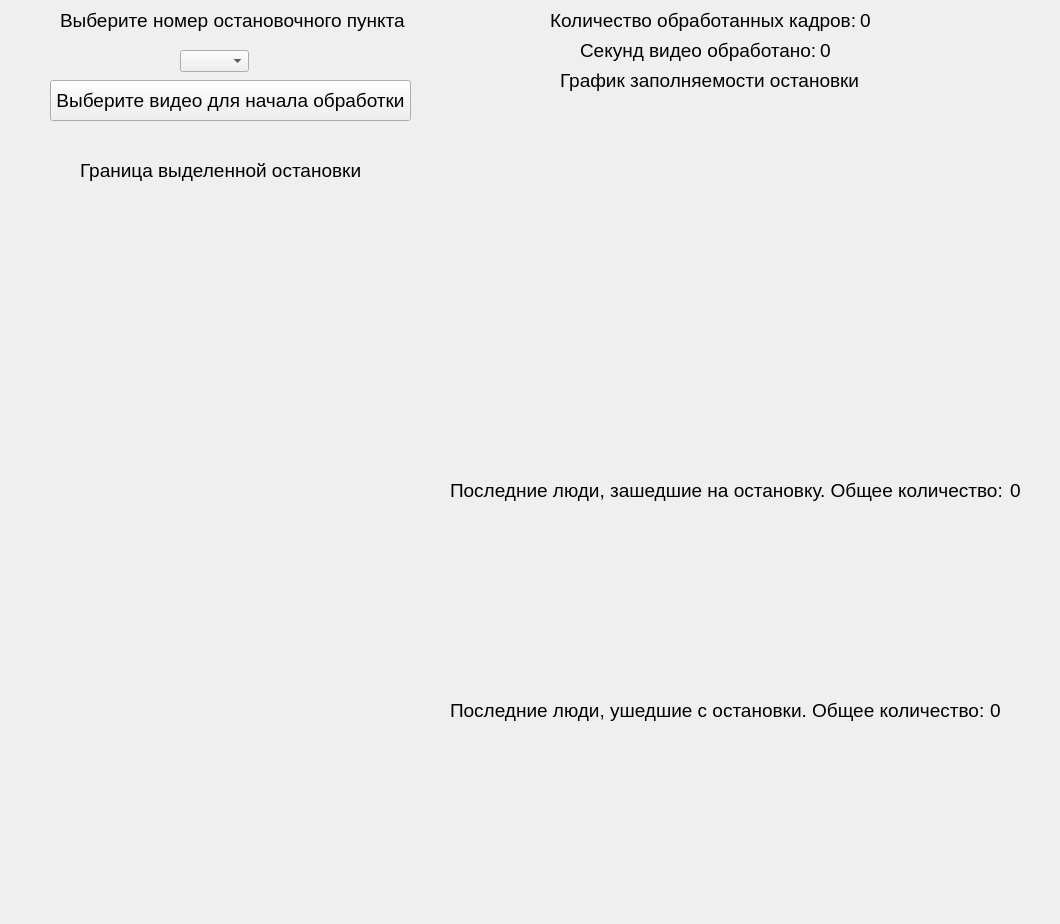
<?xml version="1.0" encoding="UTF-8"?>
<ui version="4.0">
 <class>MainWindow</class>
 <widget class="QMainWindow" name="MainWindow">
  <property name="geometry">
   <rect>
    <x>0</x>
    <y>0</y>
    <width>1060</width>
    <height>924</height>
   </rect>
  </property>
  <property name="windowTitle">
   <string>Распознавание людей</string>
  </property>
  <widget class="QWidget" name="centralwidget">
   <widget class="QPushButton" name="videoLoadBtn">
    <property name="geometry">
     <rect>
      <x>50</x>
      <y>80</y>
      <width>361</width>
      <height>41</height>
     </rect>
    </property>
    <property name="font">
     <font>
      <pointsize>14</pointsize>
     </font>
    </property>
    <property name="text">
     <string>Выберите видео для начала обработки</string>
    </property>
   </widget>
   <widget class="QLabel" name="label_stop_area">
    <property name="geometry">
     <rect>
      <x>10</x>
      <y>190</y>
      <width>421</width>
      <height>721</height>
     </rect>
    </property>
    <property name="text">
     <string/>
    </property>
    <property name="scaledContents">
     <bool>true</bool>
    </property>
   </widget>
   <widget class="QLabel" name="label_2">
    <property name="geometry">
     <rect>
      <x>80</x>
      <y>160</y>
      <width>291</width>
      <height>21</height>
     </rect>
    </property>
    <property name="font">
     <font>
      <pointsize>14</pointsize>
     </font>
    </property>
    <property name="text">
     <string>Граница выделенной остановки</string>
    </property>
   </widget>
   <widget class="QLabel" name="label_graph">
    <property name="geometry">
     <rect>
      <x>460</x>
      <y>100</y>
      <width>531</width>
      <height>371</height>
     </rect>
    </property>
    <property name="text">
     <string/>
    </property>
    <property name="scaledContents">
     <bool>true</bool>
    </property>
   </widget>
   <widget class="QLabel" name="label_4">
    <property name="geometry">
     <rect>
      <x>560</x>
      <y>70</y>
      <width>311</width>
      <height>21</height>
     </rect>
    </property>
    <property name="font">
     <font>
      <pointsize>14</pointsize>
     </font>
    </property>
    <property name="text">
     <string>График заполняемости остановки</string>
    </property>
   </widget>
   <widget class="QLabel" name="label_in1">
    <property name="geometry">
     <rect>
      <x>490</x>
      <y>510</y>
      <width>90</width>
      <height>180</height>
     </rect>
    </property>
    <property name="text">
     <string/>
    </property>
    <property name="scaledContents">
     <bool>true</bool>
    </property>
   </widget>
   <widget class="QLabel" name="label_6">
    <property name="geometry">
     <rect>
      <x>450</x>
      <y>480</y>
      <width>561</width>
      <height>21</height>
     </rect>
    </property>
    <property name="font">
     <font>
      <pointsize>14</pointsize>
     </font>
    </property>
    <property name="text">
     <string>Последние люди, зашедшие на остановку. Общее количество:</string>
    </property>
   </widget>
   <widget class="QLabel" name="label_in2">
    <property name="geometry">
     <rect>
      <x>680</x>
      <y>510</y>
      <width>90</width>
      <height>180</height>
     </rect>
    </property>
    <property name="text">
     <string/>
    </property>
    <property name="scaledContents">
     <bool>true</bool>
    </property>
   </widget>
   <widget class="QLabel" name="label_in3">
    <property name="geometry">
     <rect>
      <x>870</x>
      <y>510</y>
      <width>90</width>
      <height>180</height>
     </rect>
    </property>
    <property name="text">
     <string/>
    </property>
    <property name="scaledContents">
     <bool>true</bool>
    </property>
   </widget>
   <widget class="QLabel" name="label_9">
    <property name="geometry">
     <rect>
      <x>450</x>
      <y>700</y>
      <width>541</width>
      <height>21</height>
     </rect>
    </property>
    <property name="font">
     <font>
      <pointsize>14</pointsize>
     </font>
    </property>
    <property name="text">
     <string>Последние люди, ушедшие с остановки. Общее количество:</string>
    </property>
   </widget>
   <widget class="QLabel" name="label_out1">
    <property name="geometry">
     <rect>
      <x>490</x>
      <y>730</y>
      <width>90</width>
      <height>180</height>
     </rect>
    </property>
    <property name="text">
     <string/>
    </property>
    <property name="scaledContents">
     <bool>true</bool>
    </property>
   </widget>
   <widget class="QLabel" name="label_out2">
    <property name="geometry">
     <rect>
      <x>680</x>
      <y>730</y>
      <width>90</width>
      <height>180</height>
     </rect>
    </property>
    <property name="text">
     <string/>
    </property>
    <property name="scaledContents">
     <bool>true</bool>
    </property>
   </widget>
   <widget class="QLabel" name="label_out3">
    <property name="geometry">
     <rect>
      <x>870</x>
      <y>730</y>
      <width>90</width>
      <height>180</height>
     </rect>
    </property>
    <property name="text">
     <string/>
    </property>
    <property name="scaledContents">
     <bool>true</bool>
    </property>
   </widget>
   <widget class="QLabel" name="label_13">
    <property name="geometry">
     <rect>
      <x>550</x>
      <y>10</y>
      <width>311</width>
      <height>21</height>
     </rect>
    </property>
    <property name="font">
     <font>
      <pointsize>14</pointsize>
     </font>
    </property>
    <property name="text">
     <string>Количество обработанных кадров:</string>
    </property>
   </widget>
   <widget class="QLabel" name="label_frame_number">
    <property name="geometry">
     <rect>
      <x>860</x>
      <y>10</y>
      <width>47</width>
      <height>21</height>
     </rect>
    </property>
    <property name="font">
     <font>
      <pointsize>14</pointsize>
     </font>
    </property>
    <property name="text">
     <string>0</string>
    </property>
   </widget>
   <widget class="QLabel" name="label_5">
    <property name="geometry">
     <rect>
      <x>580</x>
      <y>40</y>
      <width>241</width>
      <height>21</height>
     </rect>
    </property>
    <property name="font">
     <font>
      <pointsize>14</pointsize>
     </font>
    </property>
    <property name="text">
     <string>Секунд видео обработано:</string>
    </property>
   </widget>
   <widget class="QLabel" name="label_seconds_done">
    <property name="geometry">
     <rect>
      <x>820</x>
      <y>40</y>
      <width>47</width>
      <height>21</height>
     </rect>
    </property>
    <property name="font">
     <font>
      <pointsize>14</pointsize>
     </font>
    </property>
    <property name="text">
     <string>0</string>
    </property>
   </widget>
   <widget class="QLabel" name="label_getin_count">
    <property name="geometry">
     <rect>
      <x>1010</x>
      <y>480</y>
      <width>47</width>
      <height>21</height>
     </rect>
    </property>
    <property name="font">
     <font>
      <pointsize>14</pointsize>
     </font>
    </property>
    <property name="text">
     <string>0</string>
    </property>
   </widget>
   <widget class="QLabel" name="label_getoff_count">
    <property name="geometry">
     <rect>
      <x>990</x>
      <y>700</y>
      <width>47</width>
      <height>21</height>
     </rect>
    </property>
    <property name="font">
     <font>
      <pointsize>14</pointsize>
     </font>
    </property>
    <property name="text">
     <string>0</string>
    </property>
   </widget>
   <widget class="QLabel" name="label">
    <property name="geometry">
     <rect>
      <x>60</x>
      <y>10</y>
      <width>351</width>
      <height>21</height>
     </rect>
    </property>
    <property name="font">
     <font>
      <pointsize>14</pointsize>
     </font>
    </property>
    <property name="text">
     <string>Выберите номер остановочного пункта</string>
    </property>
   </widget>
   <widget class="QComboBox" name="comboBox">
    <property name="geometry">
     <rect>
      <x>180</x>
      <y>50</y>
      <width>69</width>
      <height>22</height>
     </rect>
    </property>
   </widget>
  </widget>
 </widget>
 <resources/>
 <connections/>
</ui>
